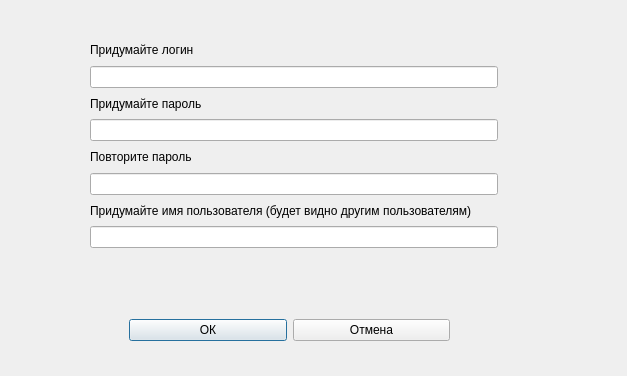
<?xml version="1.0" encoding="UTF-8"?>
<ui version="4.0">
 <class>Dialog</class>
 <widget class="QDialog" name="Dialog">
  <property name="geometry">
   <rect>
    <x>0</x>
    <y>0</y>
    <width>627</width>
    <height>376</height>
   </rect>
  </property>
  <property name="windowTitle">
   <string>Dialog</string>
  </property>
  <widget class="QWidget" name="verticalLayoutWidget">
   <property name="geometry">
    <rect>
     <x>90</x>
     <y>40</y>
     <width>408</width>
     <height>234</height>
    </rect>
   </property>
   <layout class="QVBoxLayout" name="verticalLayout">
    <item>
     <widget class="QLabel" name="label">
      <property name="text">
       <string>Придумайте логин</string>
      </property>
     </widget>
    </item>
    <item>
     <widget class="QLineEdit" name="login">
      <property name="text">
       <string/>
      </property>
     </widget>
    </item>
    <item>
     <widget class="QLabel" name="label_2">
      <property name="text">
       <string>Придумайте пароль</string>
      </property>
     </widget>
    </item>
    <item>
     <widget class="QLineEdit" name="password">
      <property name="text">
       <string/>
      </property>
      <property name="echoMode">
       <enum>QLineEdit::Password</enum>
      </property>
     </widget>
    </item>
    <item>
     <widget class="QLabel" name="label_3">
      <property name="text">
       <string>Повторите пароль</string>
      </property>
     </widget>
    </item>
    <item>
     <widget class="QLineEdit" name="confirmation">
      <property name="echoMode">
       <enum>QLineEdit::Password</enum>
      </property>
     </widget>
    </item>
    <item>
     <widget class="QLabel" name="label_4">
      <property name="text">
       <string>Придумайте имя пользователя (будет видно другим пользователям)</string>
      </property>
     </widget>
    </item>
    <item>
     <widget class="QLineEdit" name="name"/>
    </item>
    <item>
     <widget class="QLabel" name="warning_label">
      <property name="palette">
       <palette>
        <active>
         <colorrole role="WindowText">
          <brush brushstyle="SolidPattern">
           <color alpha="255">
            <red>255</red>
            <green>1</green>
            <blue>5</blue>
           </color>
          </brush>
         </colorrole>
        </active>
        <inactive>
         <colorrole role="WindowText">
          <brush brushstyle="SolidPattern">
           <color alpha="255">
            <red>255</red>
            <green>1</green>
            <blue>5</blue>
           </color>
          </brush>
         </colorrole>
        </inactive>
        <disabled>
         <colorrole role="WindowText">
          <brush brushstyle="SolidPattern">
           <color alpha="255">
            <red>120</red>
            <green>120</green>
            <blue>120</blue>
           </color>
          </brush>
         </colorrole>
        </disabled>
       </palette>
      </property>
      <property name="text">
       <string/>
      </property>
     </widget>
    </item>
   </layout>
  </widget>
  <widget class="QWidget" name="horizontalLayoutWidget">
   <property name="geometry">
    <rect>
     <x>129</x>
     <y>290</y>
     <width>321</width>
     <height>80</height>
    </rect>
   </property>
   <layout class="QHBoxLayout" name="horizontalLayout">
    <item>
     <widget class="QPushButton" name="OKButton">
      <property name="text">
       <string>ОК</string>
      </property>
     </widget>
    </item>
    <item>
     <widget class="QPushButton" name="NoButton">
      <property name="text">
       <string>Отмена</string>
      </property>
     </widget>
    </item>
   </layout>
  </widget>
 </widget>
 <resources/>
 <connections/>
</ui>
